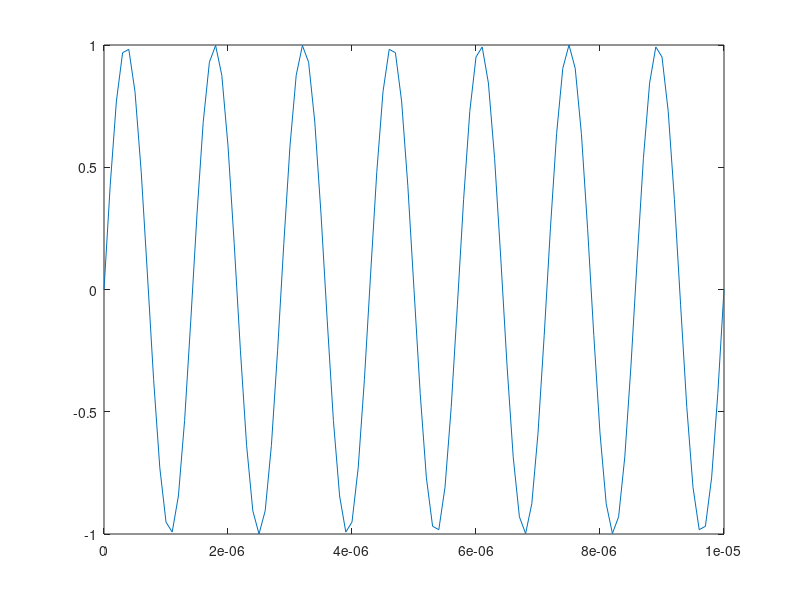
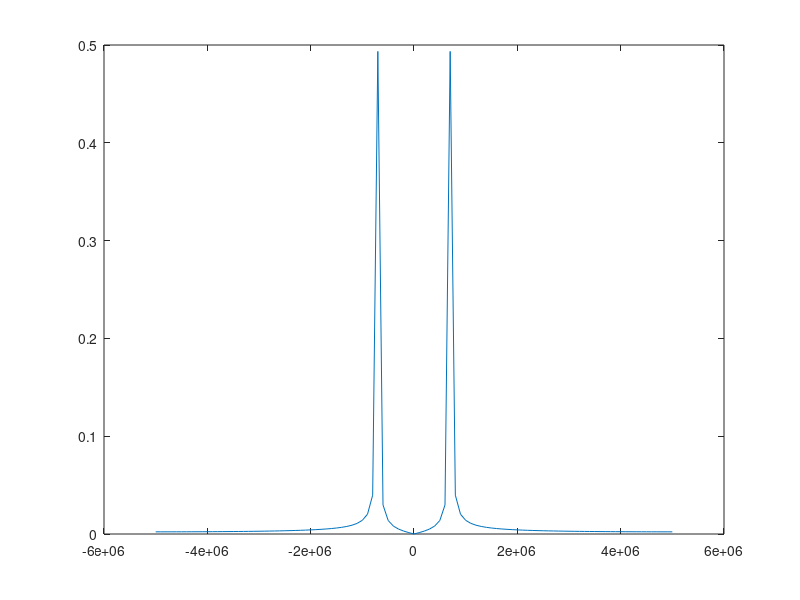

Here is the MATLAB script that generated these plots, in order:
close all
clc

pkg load control
pkg load signal

%Configuracao e parametros iniciais
fs = 10^7;
t = [0:1/fs:0.00001];
A = 1;
f = 700*10^3;

%Dominio do tempo
S = A*sin(2*pi*f*t);
plot(t,S)
figure

%Dominio da Frequencia
N=length(t);
vf=linspace(-fs/2, fs/2,length(t)); %vetor de frequencia
signal = A*sin(2*pi*f*t);
psd=fftshift(fft(signal)/N);
power=abs(psd);
plot(vf,power)
